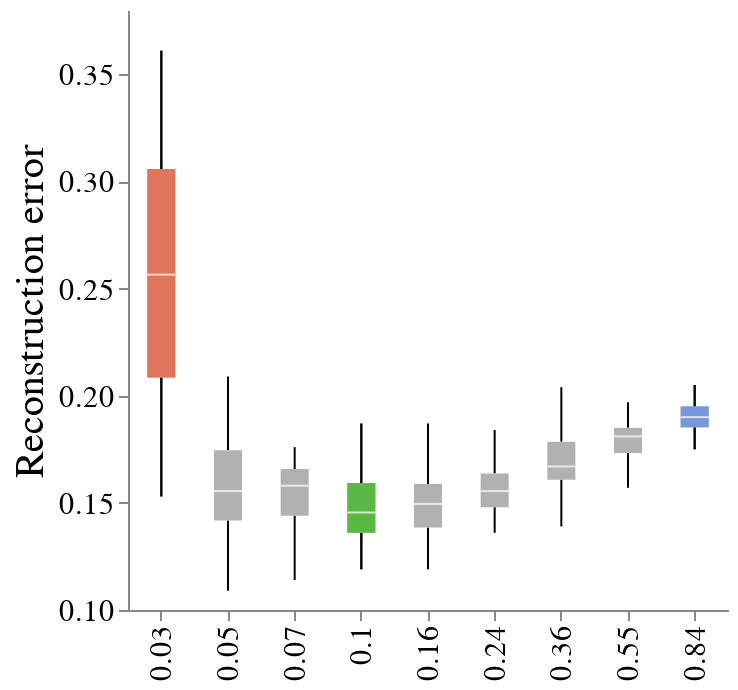
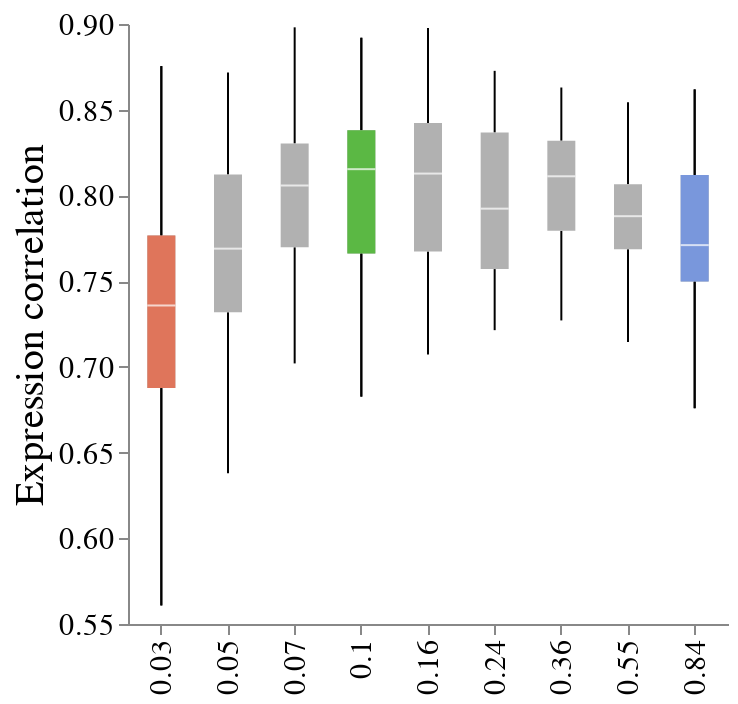
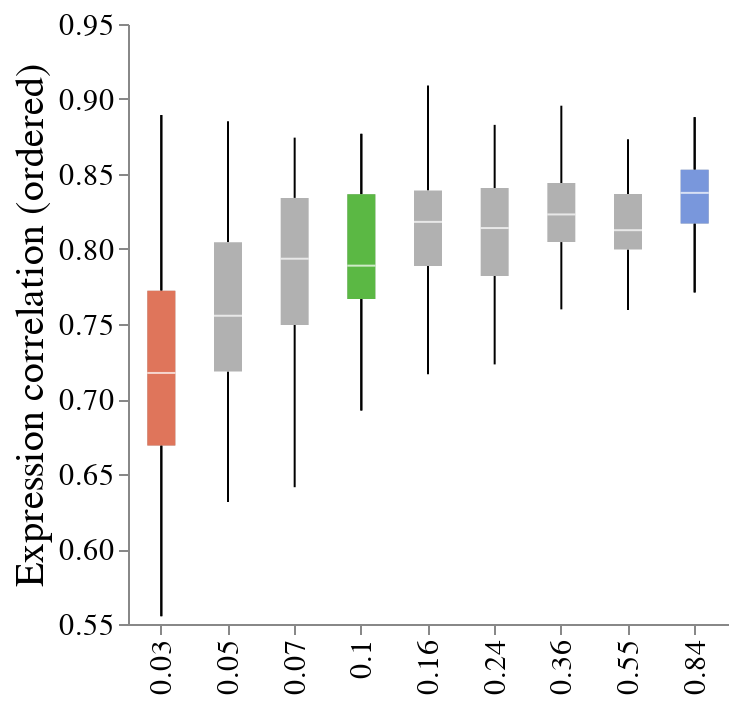
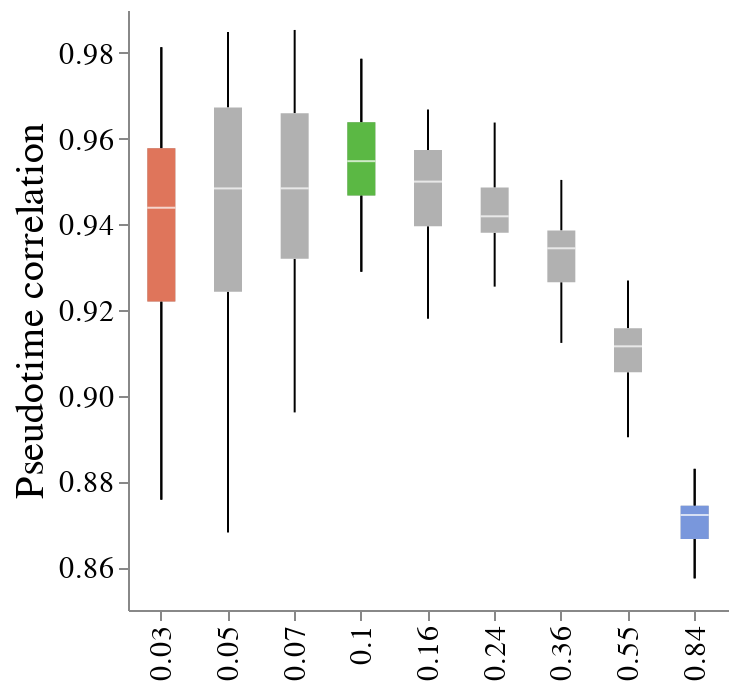

Notebook code for these charts, in order:
### Code cell
# dataset = 'hayashi'
# L_tradeoff = L_tradeoff_dict[dataset]
err_fit = 'l1'

# Plots
for traj_desc, L_tradeoff in L_tradeoff_dict.items():
    print(traj_desc)
    res = L_tradeoff
    pc_opt = L_tradeoff.groupby('pc')[err_fit].median().idxmin()
    Pcs_h = [pc_low, pc_opt, pc_high]
    pl_l1 = T.pl.plot_tradeoff_dw(res, Pcs_h,ycol='l1', ylabel='Reconstruction error')
    pl_exp_corr = T.pl.plot_tradeoff_dw(res, Pcs_h, ycol='exp_corr', ylabel='Expression correlation')
    pl_exp_corr_ord = T.pl.plot_tradeoff_dw(res, Pcs_h, ycol='or_exp_corr', ylabel='Expression correlation (ordered)')
    # pl_exp = T.pl.plot_tradeoff_dw(res, Pcs_h, ycol='norm_diff', ylabel='Expression differences')
    # pl_exp_ord = T.pl.plot_tradeoff_dw(res, Pcs_h, ycol='or_norm_diff', ylabel='Expression differences (ordered)')
    pl_pseudo = T.pl.plot_tradeoff_dw(res, Pcs_h, ycol='dpt_corr', ylabel='Pseudotime correlation')

    pl_l1.display()
    pl_exp_corr.display()
    pl_exp_corr_ord.display()
    # pl_exp.display()
    # pl_exp_ord.display()
    pl_pseudo.display()
    if to_save:
        save(pl_l1, os.path.join(outdir, '%s_l1.png' % traj_desc),  scale_factor=2.0)
        save(pl_exp_corr, os.path.join(outdir, '%s_exp.png' % traj_desc),  scale_factor=2.0)
        save(pl_exp_corr_ord, os.path.join(outdir, '%s_exp_ord.png' % traj_desc),  scale_factor=2.0)
        save(pl_pseudo, os.path.join(outdir, '%s_pseudo.png' % traj_desc),  scale_factor=2.0)
